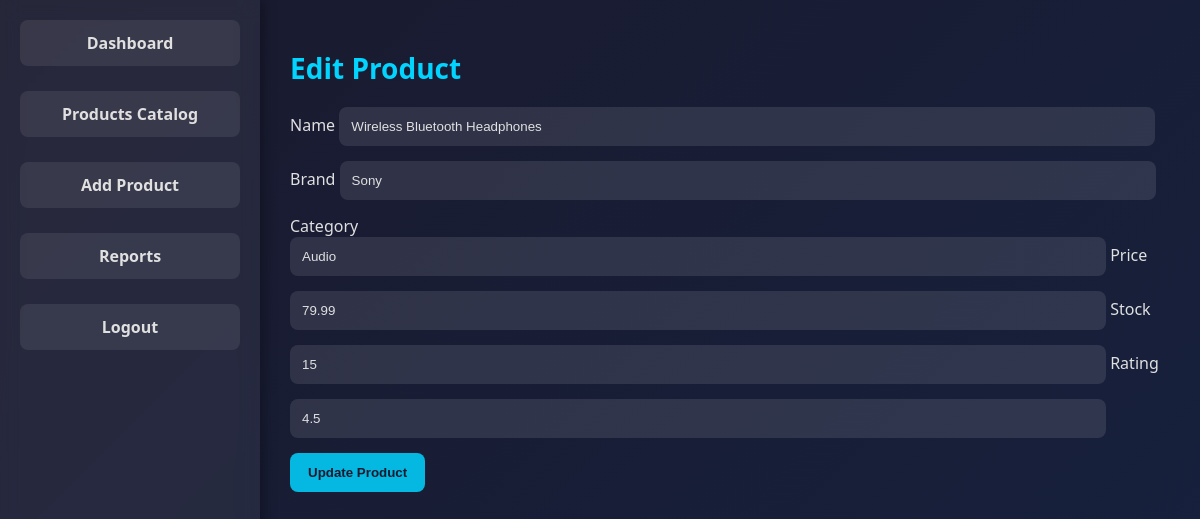
The app's page /week3/edit_product.php?id=1 (signed in) with its own data.
### tables this page shows
CREATE TABLE IF NOT EXISTS products (
    id INT(11) NOT NULL AUTO_INCREMENT PRIMARY KEY,
    name VARCHAR(150) DEFAULT NULL,
    brand VARCHAR(100) DEFAULT NULL,
    category VARCHAR(100) DEFAULT NULL,
    price DECIMAL(10,2) DEFAULT NULL,
    stock INT(11) DEFAULT NULL,
    rating DECIMAL(2,1) DEFAULT NULL
);

### week3/edit_product.php (the view, shortened to what this page needs)
<?php
include("db_connect.php");
$id = intval($_GET['id']);
$sql = "SELECT * FROM products WHERE id=$id";
$result = mysqli_query($conn, $sql);
$product = mysqli_fetch_assoc($result);
?>
<!DOCTYPE html>
<html>
<head>
    <link rel="stylesheet" href="style.css">
</head>
<body>
    <?php include "sidebar.php"; ?>
    <div class="main">
        <h1 class="page-title"> Edit Product</h1>
        <form method="POST" class="form-card">
            <label>Name</label>
            <input type="text" name="name" value="<?= htmlspecialchars($product['name']) ?>" required>
            <label>Brand</label>
            <input type="text" name="brand" value="<?= htmlspecialchars($product['brand']) ?>" required>
            <label>Category</label>
            <input type="text" name="category" value="<?= htmlspecialchars($product['category']) ?>" required>
            <label>Price</label>
            <input type="number" step="0.01" name="price" value="<?= $product['price'] ?>" required>
            <label>Stock</label>
            <input type="number" name="stock" value="<?= $product['stock'] ?>" required>
            <label>Rating</label>
            <input type="number" step="0.1" max="5" name="rating" value="<?= $product['rating'] ?>" required>
            <button type="submit">Update Product</button>
        </form>
    </div>
</body>
</html>

### week3/style.css (style rules this page uses)
body { margin: 0; font-family: "Segoe UI", sans-serif; height: 100vh; background: linear-gradient(135deg, #1a1a2e, #16213e); color: #e0e0e0; }
.main { margin-left: 260px; padding: 30px; color: #e0e0e0; }
.page-title { font-size: 28px; margin-bottom: 20px; color: #00d4ff; }
button, .btn { background: rgba(0, 212, 255, 0.85); color: #1a1a2e; padding: 12px 18px; border: none; border-radius: 8px; cursor: pointer; font-weight: bold; }
input { width: 90%; padding: 12px; margin-bottom: 15px; border-radius: 8px; border: none; outline: none; background: rgba(255, 255, 255, 0.1); color: #e0e0e0; }
input::placeholder { color: #888; }

### records on screen
products: name "Wireless Bluetooth Headphones", brand "Sony", category "Audio", price "79.99", stock "15", rating "4.5"
